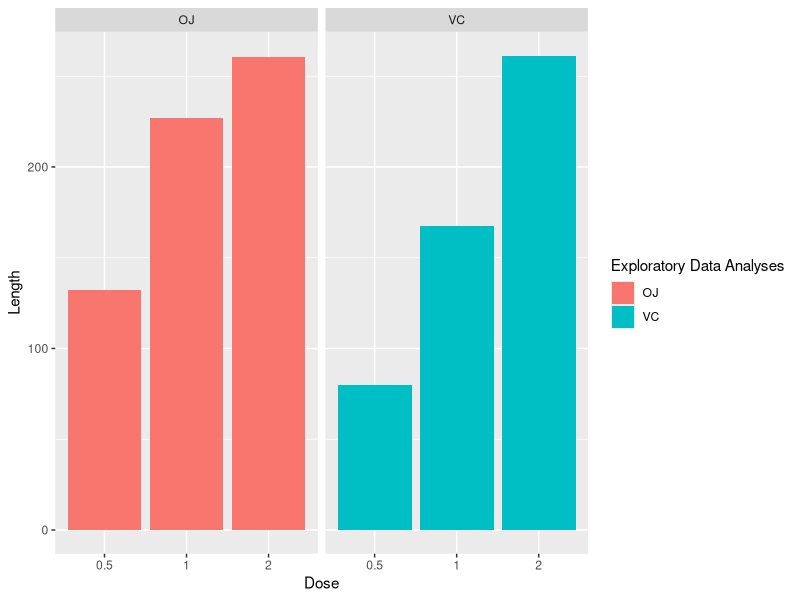

R code for this plot:
## ---- chunk 1
library(datasets)
data(ToothGrowth)
str(ToothGrowth)
head(ToothGrowth)
summary(ToothGrowth)
## ---- chunk 2
library(ggplot2)
library(GGally)
## ---- chunk 3
library(ggplot2)
ggplot(data=ToothGrowth, aes(x=as.factor(dose), y=len, fill=supp)) + geom_bar(stat="identity",) +
       facet_grid(. ~ supp) + xlab("Dose") + ylab("Length") +
       guides(fill=guide_legend(title="Exploratory Data Analyses"))
## ---- chunk 4
ToothGrowth$dose <- as.factor(ToothGrowth$dose)
summary(ToothGrowth)
table(ToothGrowth$supp, ToothGrowth$dose)
## ---- chunk 5
an <- aov(len ~ supp * dose, data=ToothGrowth)
summary(an)
confint(an)
print(model.tables(an,"means"),digits=3)
